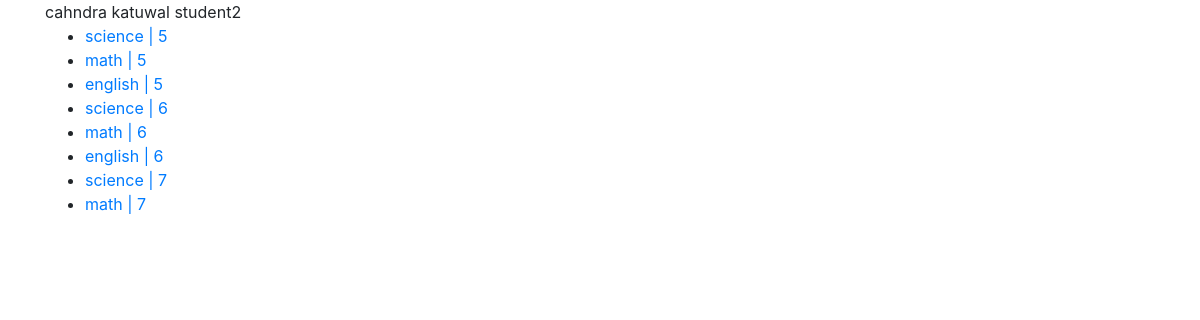
Screenshot of /teacher/1 (signed in) with the database file from the repository.
### home/models.py (models this page shows, shortened)
class Teacher(models.Model):
    user_name = models.OneToOneField(User, on_delete=models.CASCADE)
    full_name = models.CharField(max_length=20)
    age = models.IntegerField(null=True)
    joined_year = models.DateField(auto_now=True, null=True)
    email = models.EmailField()
    grade = models.ManyToManyField(grade)
    subject = models.ManyToManyField(Subject)

class Subject(models.Model):
    name = models.CharField(max_length=100)
    grade = models.ForeignKey(grade, on_delete=models.CASCADE)
    def __str__(self):
        return self.name + " | " + str(self.grade.name)

class grade(models.Model):
    name = models.IntegerField()

### home/views.py (the view)
# urls.py: path('teacher/<int:pk>', teachers_profile, name='teachers_profile'),
@login_required(login_url='login')
def teachers_profile(request, pk):
    user_get = Teacher.objects.get(pk=pk)
    context = {
        'teacher': user_get
    }
    return render(request, 'teachers_profile.html', context)

### templates/teachers_profile.html (shortened to what this page needs)
<!DOCTYPE html>
<html lang="en">
  <head>
    <link
      rel="stylesheet"
      href="https://cdn.jsdelivr.net/npm/bootstrap@4.5.3/dist/css/bootstrap.min.css"
    />
  </head>
  <body>
    <div class="container">
      {{teacher.full_name}} {{request.user}}
      <ul>
        {%for sub in teacher.subject.all%}
        <li>
          <a href="{% url 'add_assigment' pk=sub.id %}">{{sub}}</a>
        </li>
        {%endfor%}
      </ul>
    </div>
  </body>
</html>

### rows the page displays
Teacher: full_name "cahndra katuwal"
Subject: name+grade "science | 5"
Subject: name+grade "math | 5"
Subject: name+grade "english | 5"
Subject: name+grade "science | 6"
Subject: name+grade "math | 6"
Subject: name+grade "english | 6"
Subject: name+grade "science | 7"
Subject: name+grade "math | 7"

### other values shown
{{ request.user }} "student2"
